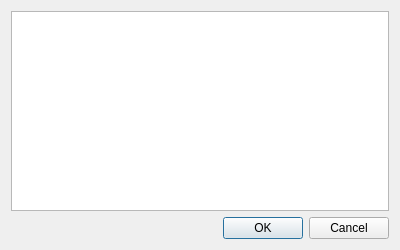
<?xml version="1.0" encoding="UTF-8"?>
<ui version="4.0">
 <class>PluginLogsDialog</class>
 <widget class="QDialog" name="PluginLogsDialog">
  <property name="geometry">
   <rect>
    <x>0</x>
    <y>0</y>
    <width>400</width>
    <height>250</height>
   </rect>
  </property>
  <property name="windowTitle">
   <string>Plugin Logs</string>
  </property>
  <layout class="QGridLayout" name="gridLayout">
   <item row="0" column="0">
    <widget class="QScrollArea" name="scrollArea">
     <property name="widgetResizable">
      <bool>true</bool>
     </property>
     <widget class="QWidget" name="scrollAreaWidgetContents">
      <property name="geometry">
       <rect>
        <x>0</x>
        <y>0</y>
        <width>374</width>
        <height>184</height>
       </rect>
      </property>
      <layout class="QGridLayout" name="gridLayout_2">
       <property name="leftMargin">
        <number>0</number>
       </property>
       <property name="topMargin">
        <number>0</number>
       </property>
       <property name="rightMargin">
        <number>0</number>
       </property>
       <property name="bottomMargin">
        <number>0</number>
       </property>
       <item row="0" column="0">
        <widget class="QLabel" name="txtLogs">
         <property name="styleSheet">
          <string notr="true">background-color: white</string>
         </property>
         <property name="text">
          <string/>
         </property>
         <property name="alignment">
          <set>Qt::AlignLeading|Qt::AlignLeft|Qt::AlignTop</set>
         </property>
         <property name="margin">
          <number>10</number>
         </property>
        </widget>
       </item>
      </layout>
     </widget>
    </widget>
   </item>
   <item row="1" column="0">
    <widget class="QDialogButtonBox" name="buttonBox">
     <property name="orientation">
      <enum>Qt::Horizontal</enum>
     </property>
     <property name="standardButtons">
      <set>QDialogButtonBox::Cancel|QDialogButtonBox::Ok</set>
     </property>
    </widget>
   </item>
  </layout>
 </widget>
 <resources/>
 <connections>
  <connection>
   <sender>buttonBox</sender>
   <signal>accepted()</signal>
   <receiver>PluginLogsDialog</receiver>
   <slot>accept()</slot>
   <hints>
    <hint type="sourcelabel">
     <x>248</x>
     <y>254</y>
    </hint>
    <hint type="destinationlabel">
     <x>157</x>
     <y>274</y>
    </hint>
   </hints>
  </connection>
  <connection>
   <sender>buttonBox</sender>
   <signal>rejected()</signal>
   <receiver>PluginLogsDialog</receiver>
   <slot>reject()</slot>
   <hints>
    <hint type="sourcelabel">
     <x>316</x>
     <y>260</y>
    </hint>
    <hint type="destinationlabel">
     <x>286</x>
     <y>274</y>
    </hint>
   </hints>
  </connection>
 </connections>
</ui>
